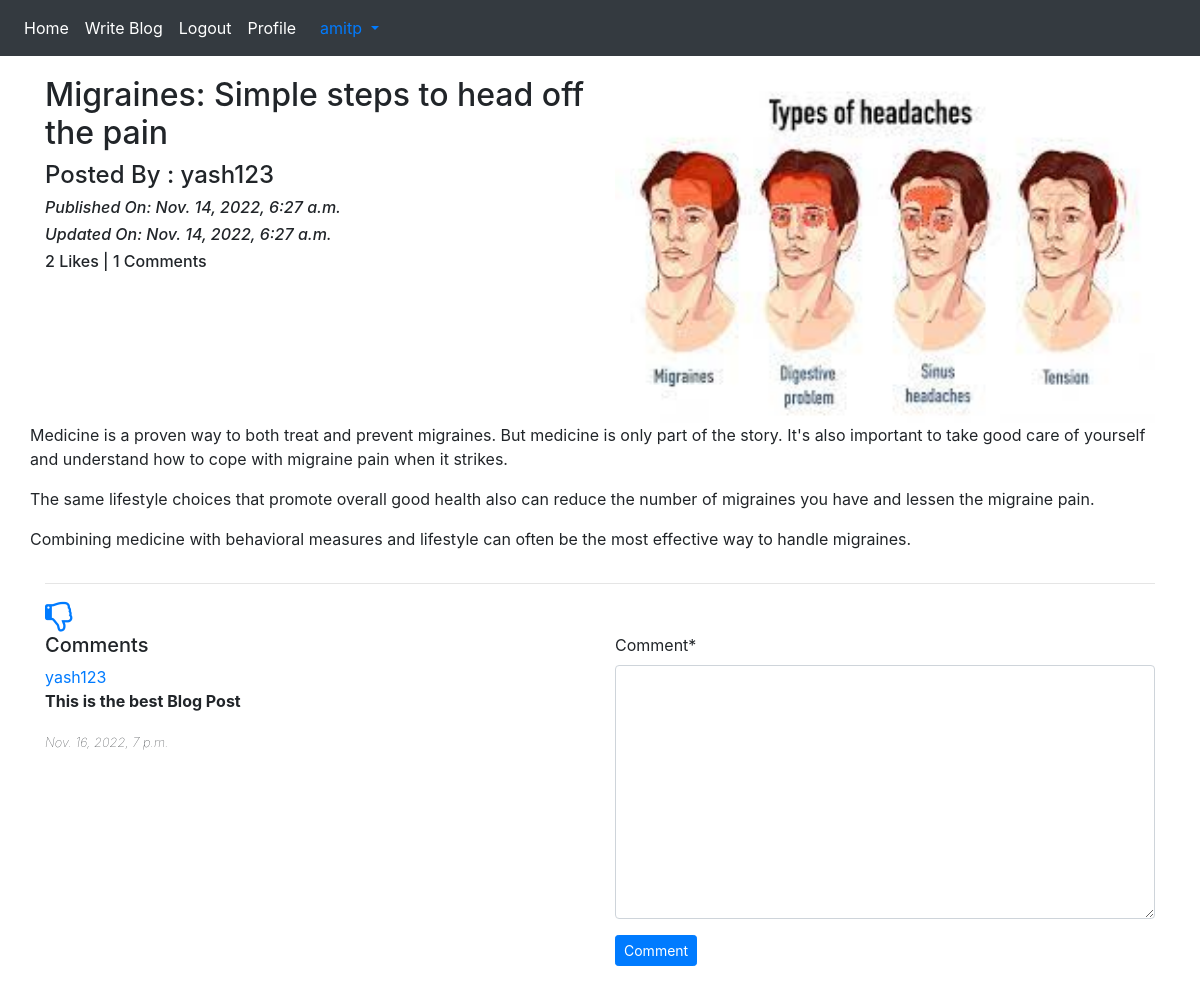
The app's page /blog/details/Migraines:-Simple-steps-to-head-off-the-pain-9d72a5d5-5fbd-43d1-96ad-8c5d9808c6c3 (signed in) with its own data.
### App_Blog/models.py (models this page shows, shortened)
class Blog(models.Model):
    author=models.ForeignKey(User,on_delete=models.CASCADE,related_name='post_author')
    blog_title=models.CharField(max_length=264,verbose_name="Title")
    slug=models.SlugField(max_length=264,unique=True)
    blog_content=models.TextField(verbose_name="What is on Your mind?")
    blog_image=models.ImageField(upload_to='blog_images')
    publish_date=models.DateTimeField(auto_now_add=True)
    update_date=models.DateTimeField(auto_now=True)
    class Meta:
        ordering=['-publish_date']

class Comment(models.Model):
    blog=models.ForeignKey(Blog,on_delete=models.CASCADE,related_name='blog_comment')
    user=models.ForeignKey(User,on_delete=models.CASCADE,related_name='user_comment')
    comment=models.TextField()
    comment_date=models.DateTimeField(auto_now_add=True)
    class Meta:
        ordering=['-comment_date']

### App_Blog/views.py (the view, shortened to what this page needs)
# urls.py: path('details/<str:slug>',views.blog_details,name='blog_details'),
def blog_details(request,slug):
    blog=Blog.objects.get(slug=slug)
    comment_form=CommentForm()
    already_liked=Likes.objects.filter(blog=blog,user=request.user)
    if already_liked:
        liked=True
    else:
        liked=False
    return render(request,'App_Blog/blog_details.html',context={'blog':blog,'comment_form':comment_form,'liked':liked})

### App_Blog/forms.py
class CommentForm(forms.ModelForm):
    class Meta:
        model=Comment
        fields=('comment',)

### templates/App_Blog/blog_details.html (shortened to what this page needs)
{% extends "base.html" %}
{% load crispy_forms_tags %}
{% block body_block %}
<div class="row">
  <div class="col-sm-6">
    <h2>{{ blog.blog_title }}</h2>
    <h4> Posted By : {{ blog.author }}</h4>
    <i>
      <h6>Published On: {{ blog.publish_date }}</h6>
    </i>
    <i>
      <h6>Updated On: {{ blog.update_date }}</h6>
    </i>
    <h6>{{ blog.liked_blog.count }} Likes | {{ blog.blog_comment.count }} Comments</h6>
  </div>
  <div class="col-sm-6">
    <img src="/media/{{blog.blog_image}}" width="100%" alt="">
  </div>
  {{ blog.blog_content|linebreaks }}
</div>
<hr>
{% if not liked %}
<a href="{% url 'App_Blog:liked_post' pk=blog.pk %}">
  <i class="fa fa-thumbs-o-up fa-2x"></i>
</a>&nbsp; &nbsp; &nbsp;
{% else %}
<a href="{% url 'App_Blog:unliked_post' pk=blog.pk %}">
  <i class="fa fa-thumbs-o-down fa-2x"></i>
</a>
{% endif %}
<div class="row">
  <div class="col-sm-6">
    <h5>Comments</h5>
    {% for comment in blog.blog_comment.all %}
   <a href="">{{ comment.user }}</a>
   <p><b>{{ comment.comment }}</b></p>
    <small style="font-weight:lighter"><i>{{ comment.comment_date }}</i></small><br><br>
    {% endfor %}
  </div>
  <div class="col-sm-6">
    <form method="POST">
      {{ comment_form|crispy }}
      {% if user.is_authenticated %}
      <button type="submit" class="btn btn-primary btn-sm">Comment</button>
      {% else %}
      <button type="submit" class="btn btn-primary btn-sm"><a href="{% url 'App_Login:signin' %}"
          style="color:white ;text-decoration: none;">Comment</a></button>
      {% endif %}
    </form>
  </div>
</div>
<br><br><br>
{% endblock %}

### templates/base.html (shortened to what this page needs)
<!doctype html>
<html lang="en">
<head>
    <link rel="stylesheet" href="https://maxcdn.bootstrapcdn.com/font-awesome/4.7.0/css/font-awesome.min.css">
    <link rel="stylesheet" href="https://cdn.jsdelivr.net/npm/bootstrap@4.3.1/dist/css/bootstrap.min.css"
>
</head>
<body>
    <nav class="navbar navbar-expand-sm bg-dark navbar-dark">
        <ul class="navbar-nav">
            <li class="nav-item active">
                <a class="nav-link" href="{% url 'index' %}">Home</a>
            </li>
            {% if user.is_authenticated %}
            <li class="nav-item active">
                <a class="nav-link" href="{% url 'App_Blog:create_blog' %}">Write Blog</a>
            </li>
            <li class="nav-item active">
                <a class="nav-link" href="{% url 'App_Login:logout' %}">Logout</a>
            </li>
            <li class="nav-item active">
                <a class="nav-link" href="{% url 'App_Login:profile' %}">Profile</a>
            </li>
            {% endif %}
        </ul>
        {% if user.is_authenticated %}
        <div class="nav-item dropdown">
            <a class="nav-link dropdown-toggle" href="#" id="navbardrop" data-toggle="dropdown">
                {{ user.username }}
            </a>
        </div>
        {% endif %}
    </nav>
    <div class="container " style="padding-top:20px">
        {% block body_block %}
        {% endblock %}
    </div>
</body>
</html>

### records on screen
Blog: blog_title "Migraines: Simple steps to head off the pain", author "yash123", publish_date "Nov. 14, 2022, 6:27 a.m.", update_date "Nov. 14, 2022, 6:27 a.m.", liked_blog.count "2", blog_comment.count "1", blog_image (picture), blog_content "Medicine is a proven way to both treat and prevent migraines. But medicine is only part of the story. It's also important to take good care of yourself and understand how to cope with migraine pain when it strikes. The same lifestyle choices that promote overall good health also can reduce the number of migraines you have and lessen the migraine pain. Combining medicine with behavioral measures and lifestyle can often be the most effective way to handle migraines."
Comment: user "yash123", comment "This is the best Blog Post", comment_date "Nov. 16, 2022, 7 p.m."

### other values on screen
{{ user.username }} "amitp"
